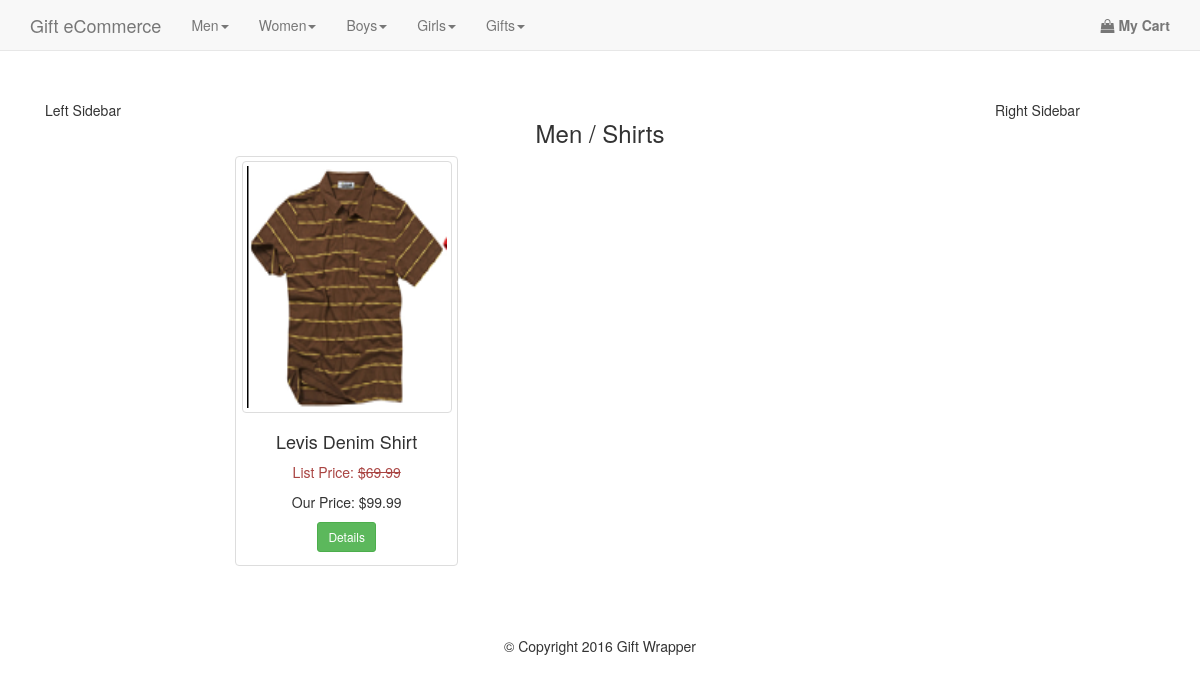
Page /category.php?cat=6 on the committed database.
### tables this page shows
CREATE TABLE `categories` (
  `id` int(11) NOT NULL,
  `category` varchar(255) NOT NULL,
  `parent` int(11) DEFAULT '0'
);

CREATE TABLE `products` (
  `id` int(11) NOT NULL,
  `title` varchar(255) NOT NULL,
  `price` decimal(10,2) NOT NULL,
  `list_price` decimal(10,2) NOT NULL,
  `brand` int(11) NOT NULL,
  `category` varchar(255) NOT NULL,
  `image` varchar(255) NOT NULL,
  `description` text NOT NULL,
  `featured` tinyint(4) NOT NULL DEFAULT '0',
  `sizes` text NOT NULL,
  `deleted` tinyint(4) NOT NULL DEFAULT '0'
);

### helpers/helpers.php (called while the page is built, shortened)
<?php
    function sanitize($dirty){
        return htmlentities($dirty,ENT_QUOTES,"UTF-8");
    }
    function get_category($child_id){
        global $db;
        $id = sanitize($child_id);
        $sql = "SELECT p.id AS 'pid', p.category AS 'parent', c.id AS 'cid', c.category AS 'child'
                FROM categories c
                INNER JOIN categories p
                ON c.parent = p.id
                WHERE c.id = '".$id."'";
        $childRefer = $db->query($sql);
        $category = mysqli_fetch_assoc($childRefer);
        return $category;
    }

### category.php (the view)
<?php
    require_once 'core/init.php';
    include 'includes/head.php';
    include 'includes/navigation.php';
    include 'includes/left-sidebar.php';
    if(isset($_GET['cat']) && !empty($_GET['cat'])){
        $category_id = $_GET['cat'];
    }
    $sql = "SELECT * FROM products WHERE category='".$category_id."'";
    $productQuery = $db->query($sql);
    $category = get_category($category_id);
?>
<div class="col-md-8">
    <h3 class="text-center"><?php echo $category['parent']." / ".$category['child'];?></h3>
    <div class="row">
        <?php while($product = mysqli_fetch_assoc($productQuery)) : ?>
            <div class="col-md-4 text-center">
                <div class="thumbnail">
                    <div class="img-thumbnail">
                        <img src="<?php echo $product['image']; ?>" alt="<?php echo $product['title']; ?>" style="width: 200px; height: 242px; overflow: auto">
                    </div>
                    <div class="caption">
                        <h4 class="text-center"><?php echo $product['title']; ?></h4>
                        <p class="text-danger">List Price: <s>$<?php echo $product['list_price']; ?></s></p>
                        <p>Our Price: $<?php echo $product['price']; ?></p>
                        <a href="product.php?id=<?php echo $product['id']; ?>" class="btn btn-sm btn-success">Details</a>
                    </div>
                </div>
            </div>
        <?php endwhile; ?>
    </div>
</div>
<?php
    include 'includes/right-sidebar.php';
    include 'includes/footer.php';
?>

### includes/navigation.php (shortened to what this page needs)
<?php
$sql = "SELECT * FROM categories WHERE parent=0";
$parent_query = $db->query($sql);
?>
<nav class="navbar navbar-default navbar-fixed-top">
    <div class="container container-fluid">
        <div class="navbar-header">
            <a href="index.php" class="navbar-brand">Gift eCommerce</a>
        </div>
        <div class="collapse navbar-collapse" id="myNavbar">
            <ul class="nav navbar-nav">
                <?php while ($parent = mysqli_fetch_assoc($parent_query)) : ?>
                    <li class="dropdown">
                        <a href="#" class="dropdown-toggle" data-toggle="dropdown"><?php echo $parent['category']; ?><span class="caret"></span></a>
                    </li>
                <?php endwhile; ?>
            </ul>
            <ul class="nav navbar-nav navbar-right">
                <li><a href="cart.php"><strong><span class="fa fa-shopping-bag"></span> My Cart</strong></a></li>
            </ul>
        </div>
    </div>
</nav>

### assets/css/main.css (style rules this page uses)
body { padding-top: 50px; }

### rows in the picture
categories: category "Men", categories.category "Shirts"
categories: category "Women"
categories: category "Boys"
categories: category "Girls"
categories: category "Gifts"
products: image (picture), title "Levis Denim Shirt", list_price "69.99", price "99.99"
